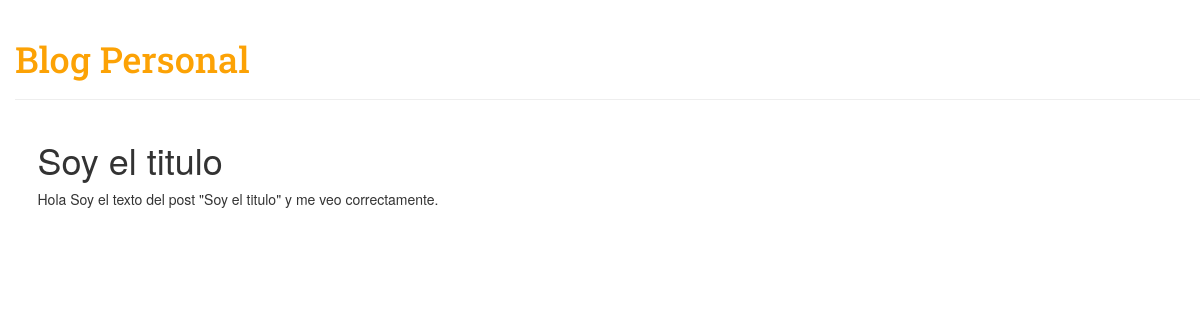
Before: /post/2/ with the older database file.
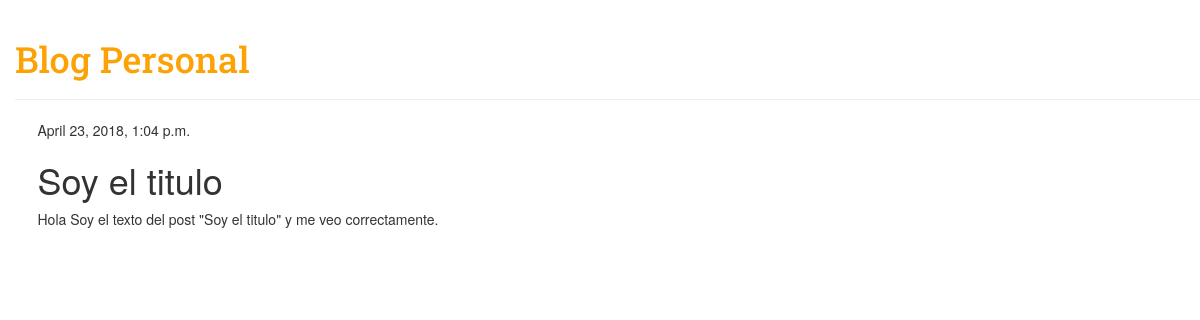
After: the same page with the newer database file.
### Blog/models.py (models this page shows, shortened)
class Post(models.Model):
    author = models.ForeignKey('auth.User', on_delete=models.CASCADE)
    title = models.CharField(max_length=200)
    text = models.TextField()
    created_date = models.DateTimeField(default=timezone.now)
    published_date = models.DateTimeField(blank=True, null=True)

### Blog/views.py (the view)
# urls.py: url(r'^post/(?P<pk>\d+)/$', views.post_detail, name ='post_detail'),
def post_detail(request, pk):
	post = get_object_or_404(Post, pk=pk)
	return render(request, 'blog/post_detail.html', {'post':post})

### Blog/templates/blog/post_detail.html
{% extends 'blog/base.html' %}
{% block content %}
    <div class="post">
        {% if post.published_date %}
            <div class="date">
                {{ post.published_date }}
            </div>
        {% endif %}
        <h1>{{ post.title }}</h1>
        <p>{{ post.text|linebreaksbr }}</p>
    </div>
{% endblock %}

Changed rows visible on the page:
changed Post "Soy el titulo": published_date (not shown) → "April 23, 2018, 1:04 p.m."
